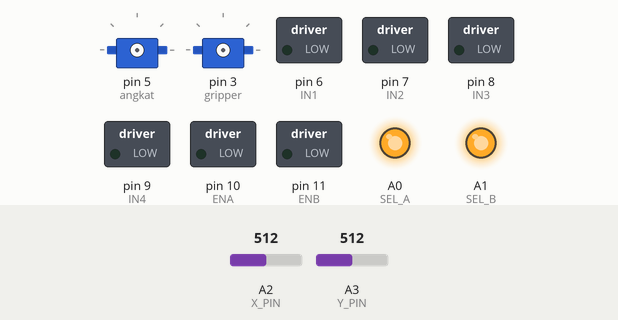
This sketch was run on a simulated Arduino Uno, built with avr-gcc and run on an emulated ATmega328P. On the bench: 2 × servo, switched loads named in the sketch (green lamp = pin HIGH), output pins drawn as LEDs (lit = HIGH). The test bench sets the inputs (shaded band); at power-on: A2 (X_PIN) = 512, A3 (Y_PIN) = 512. What the sketch prints to the serial monitor is not drawn.

Above: at 0.1 s.
At 2.6 s:
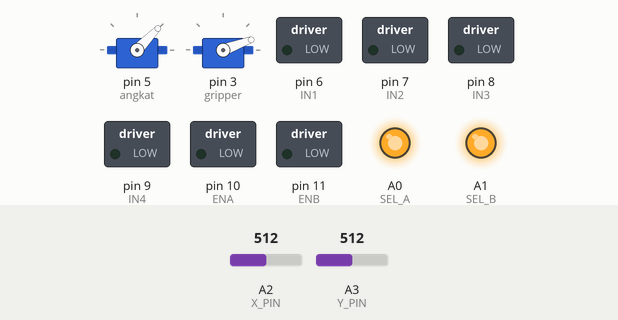
At 3.4 s:
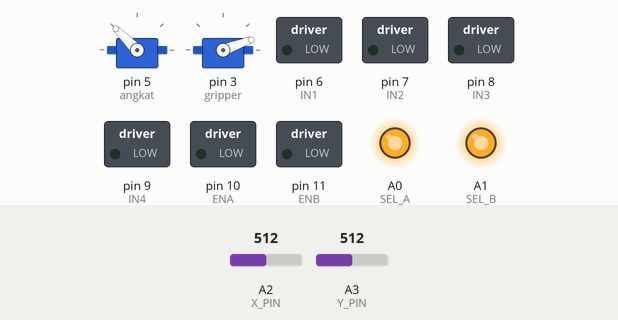
Timing chart, 0 to 4.9 s (numbered marks = the images above):
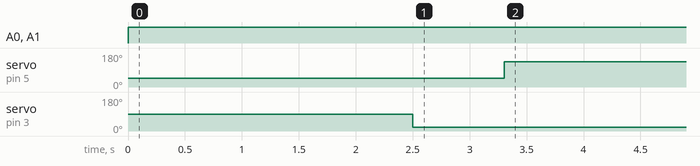

Measured:
- by itself, A0 (SEL_A), A1 (SEL_B): LOW → HIGH at 0.00 s
- by itself, servo on pin 5 (angkat): 46° → 135° at 3.3 s
- by itself, servo on pin 3 (gripper): 90° → 20° at 2.5 s

The sketch:

grip2.ino
```cpp
//----------- Servo Setup ----------
#include <Servo.h>
Servo angkat;
Servo gripper;
bool ServoRun = true;
// ----------- MUX & Sensor Setup ----------
#define SEL_A A0
#define SEL_B A1
#define X_PIN A2
#define Y_PIN A3

int sensorValues[8];
int sensorOrder[8] = {5, 7, 6, 4, 2, 1, 0, 3}; // Your given order

// ----------- Motor Driver Setup ----------
#define ENA 10   // PWM Left Motor
#define IN1 6
#define IN2 7
#define ENB 11   // PWM Right Motor
#define IN3 8
#define IN4 9

// ----------- Speed Settings ----------
int baseSpeed = 70;   // center speed
int minSpeed  = 15;   // min PWM to avoid stall
int maxSpeed  = 155;  // allow a bit more room for correction

// ----------- PID Gains ----------
float Kp = 0.5;
float Ki = 0.0005;
float Kd = 0.02;

// Anti-windup & limits
float integral = 0.0;
float integralMax = 200.0;
float integralMin = -200.0;

// PID state
int lastPosition = 0;
unsigned long lastTime = 0;

int loopDelayMs = 1;

// ----------- Stop Sign Detector ----------
bool stopDetected = false;
int darkThreshold = 500;    // adjust based on sensor values (lower = darker)
int darkCountMin = 6;       // how many sensors must see "dark" to confirm stop

// ----------- Setup ----------
void setup() {
  Serial.begin(115200);

//  angkat.attach(5);
//  gripper.attach(3);
//
//  gripper.write(70);
//  angkat.write(135);
//      angkat.detach();
//      gripper.detach();

  pinMode(SEL_A, OUTPUT);
  pinMode(SEL_B, OUTPUT);

  pinMode(ENA, OUTPUT);
  pinMode(IN1, OUTPUT);
  pinMode(IN2, OUTPUT);
  pinMode(ENB, OUTPUT);
  pinMode(IN3, OUTPUT);
  pinMode(IN4, OUTPUT);

  stopMotors();
  lastTime = millis();
}

// ----------- Loop ----------
void loop() {
  if (stopDetected){
    if(ServoRun){
      ServoRun = false;

      delay(1500);
      angkat.attach(5);
      gripper.attach(3);
      angkat.write(46);     // lower gripper
      delay(1000);
      gripper.write(20);    // close claw
      delay(800);
      angkat.write(135);    // lift back up
      delay(800);
      Serial.println("Gripper sequence complete!");
//      angkat.detach();
//      gripper.detach();
    }
    return; // once stopped, stay stopped
  }

  unsigned long now = millis();
  unsigned long dt_ms = now - lastTime;
  if (dt_ms < (unsigned long)loopDelayMs) return;
  lastTime = now;
  float dt = dt_ms / 10.0; // seconds

  readAllSensors();

  // --- STOP SIGN CHECK ---
  if (checkStopSign()) {
    stopMotors();
    stopDetected = true;
    Serial.println("STOP SIGN DETECTED!");
    return;
  }

  int position = getLinePosition(); // negative left, positive right

  // --- PID ---
  float error = (float)position;
  integral += error * dt;
  if (integral > integralMax) integral = integralMax;
  if (integral < integralMin) integral = integralMin;

  float derivative = 0.0;
  if (dt > 0) derivative = (error - (float)lastPosition) / dt;

  float correction = Kp * error + Ki * integral + Kd * derivative;

  lastPosition = position;

  int leftSpeed  = (int)round(baseSpeed - correction);
  int rightSpeed = (int)round(baseSpeed + correction);

  leftSpeed  = constrain(leftSpeed,  minSpeed, maxSpeed);
  rightSpeed = constrain(rightSpeed, minSpeed, maxSpeed);

  driveMotors(leftSpeed, rightSpeed);

  // Debug
  Serial.print("pos: "); Serial.print(position);
  Serial.print(" | corr: "); Serial.print(correction, 2);
  Serial.print(" | L: "); Serial.print(leftSpeed);
  Serial.print(" | R: "); Serial.print(rightSpeed);
  Serial.print(" | I: "); Serial.print(integral, 2);
  Serial.print(" | D: "); Serial.println(derivative, 2);
}

// ----------- Functions ----------

// Read all 8 sensors using MUX
void readAllSensors() {
  for (int i = 0; i < 4; i++) {
    digitalWrite(SEL_A, i & 0x01);
    digitalWrite(SEL_B, (i >> 1) & 0x01);
    delayMicroseconds(5);
    sensorValues[i]     = analogRead(X_PIN);
    sensorValues[i + 4] = analogRead(Y_PIN);
  }
}

// Weighted average position: 0..7000 -> center 3500 -> subtract to make center 0
int getLinePosition() {
  long sum = 0;
  long total = 0;
  for (int i = 0; i < 8; i++) {
    int idx = sensorOrder[i];
    int value = sensorValues[idx];
    sum += (long)value * (i * 1000);
    total += value;
  }
  if (total == 0) return 0;
  return (int)(sum / total - 3500);
}

// Detect stop line (horizontal dark line across all sensors)
bool checkStopSign() {
  int darkCount = 0;
  for (int i = 0; i < 8; i++) {
    if (sensorValues[i] > darkThreshold) {
      darkCount++;
    }
  }
  return (darkCount >= darkCountMin);
}

// Motor control (forward only)
void driveMotors(int left, int right) {
  digitalWrite(IN1, LOW);
  digitalWrite(IN2, HIGH);
  analogWrite(ENA, left);

  digitalWrite(IN3, LOW);
  digitalWrite(IN4, HIGH);
  analogWrite(ENB, right);
}

void stopMotors() {
  analogWrite(ENA, 0);
  analogWrite(ENB, 0);
  digitalWrite(IN1, LOW);
  digitalWrite(IN2, LOW);
  digitalWrite(IN3, LOW);
  digitalWrite(IN4, LOW);
}
```
